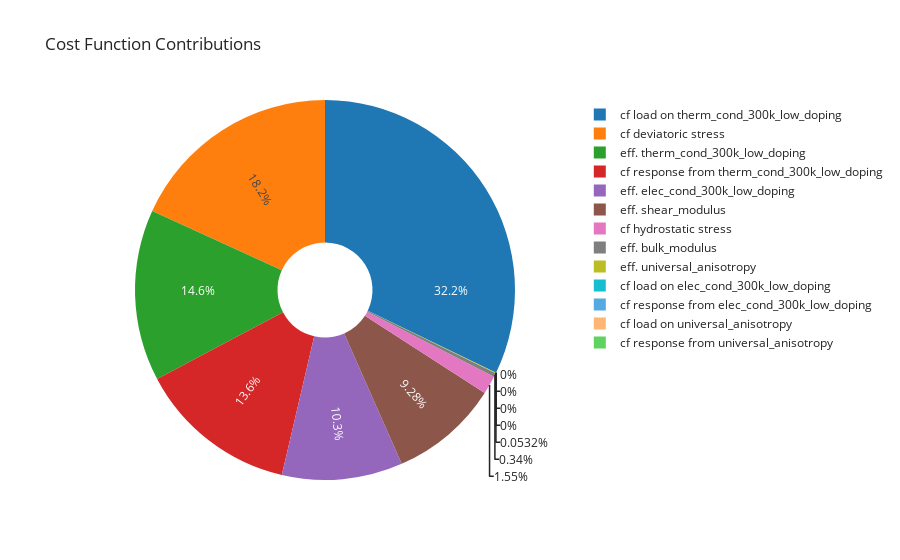

Write notebook code for a chart like this one.
### Code cell
# Plot the contributions to the cost function for the best performer
visualizer.plot_cost_func_contribs()

### Figure 1 — Plotly figure (JSON) as saved in the notebook; plotly's stock layout.template omitted (floating-point values rounded to 4 significant figures)
{"data": [{"hole": 0.25, "insidetextorientation": "radial", "labels": ["eff. elec_cond_300k_low_doping", "eff. therm_cond_300k_low_doping", "eff. bulk_modulus", "eff. shear_modulus", "eff. universal_anisotropy", "cf load on elec_cond_300k_low_doping", "cf response from elec_cond_300k_low_doping", "cf load on therm_cond_300k_low_doping", "cf response from therm_cond_300k_low_doping", "cf hydrostatic stress", "cf deviatoric stress", "cf load on universal_anisotropy", "cf response from universal_anisotropy"], "textinfo": "percent", "type": "pie", "values": [0.07325, 0.104, 0.002427, 0.06617, 0.0003792, 0, 0, 0.2295, 0.097, 0.01107, 0.1297, 0, 0, 0.1021, 0.105, 0.0648, 0.0783, 0.01725, 0.05025, 0.03745, 0.01577, 0.06743, 0.0195, 0, 0, 0.06072, 0.0775, 0.09871, 0.1295]}], "layout": {"showlegend": true, "title": {"text": "Cost Function Contributions"}}}
